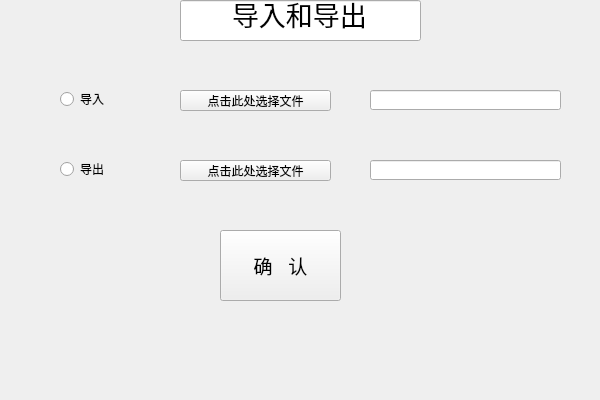
<?xml version="1.0" encoding="UTF-8"?>
<ui version="4.0">
 <class>outinput</class>
 <widget class="QWidget" name="outinput">
  <property name="geometry">
   <rect>
    <x>0</x>
    <y>0</y>
    <width>600</width>
    <height>400</height>
   </rect>
  </property>
  <property name="windowTitle">
   <string>Form</string>
  </property>
  <widget class="QLineEdit" name="lineEdit">
   <property name="geometry">
    <rect>
     <x>180</x>
     <y>0</y>
     <width>241</width>
     <height>41</height>
    </rect>
   </property>
   <property name="font">
    <font>
     <pointsize>20</pointsize>
    </font>
   </property>
   <property name="text">
    <string>导入和导出</string>
   </property>
   <property name="alignment">
    <set>Qt::AlignCenter</set>
   </property>
   <property name="readOnly">
    <bool>true</bool>
   </property>
  </widget>
  <widget class="QRadioButton" name="input">
   <property name="geometry">
    <rect>
     <x>60</x>
     <y>90</y>
     <width>73</width>
     <height>18</height>
    </rect>
   </property>
   <property name="text">
    <string>导入</string>
   </property>
  </widget>
  <widget class="QRadioButton" name="output">
   <property name="geometry">
    <rect>
     <x>60</x>
     <y>160</y>
     <width>73</width>
     <height>18</height>
    </rect>
   </property>
   <property name="text">
    <string>导出</string>
   </property>
  </widget>
  <widget class="QPushButton" name="infile">
   <property name="geometry">
    <rect>
     <x>180</x>
     <y>90</y>
     <width>151</width>
     <height>21</height>
    </rect>
   </property>
   <property name="text">
    <string>点击此处选择文件</string>
   </property>
  </widget>
  <widget class="QPushButton" name="outfile">
   <property name="geometry">
    <rect>
     <x>180</x>
     <y>160</y>
     <width>151</width>
     <height>21</height>
    </rect>
   </property>
   <property name="text">
    <string>点击此处选择文件</string>
   </property>
  </widget>
  <widget class="QLineEdit" name="innname">
   <property name="geometry">
    <rect>
     <x>370</x>
     <y>90</y>
     <width>191</width>
     <height>20</height>
    </rect>
   </property>
   <property name="readOnly">
    <bool>true</bool>
   </property>
  </widget>
  <widget class="QLineEdit" name="outname">
   <property name="geometry">
    <rect>
     <x>370</x>
     <y>160</y>
     <width>191</width>
     <height>20</height>
    </rect>
   </property>
   <property name="readOnly">
    <bool>true</bool>
   </property>
  </widget>
  <widget class="QPushButton" name="pushButton">
   <property name="geometry">
    <rect>
     <x>220</x>
     <y>230</y>
     <width>121</width>
     <height>71</height>
    </rect>
   </property>
   <property name="font">
    <font>
     <pointsize>14</pointsize>
    </font>
   </property>
   <property name="text">
    <string>确   认</string>
   </property>
  </widget>
 </widget>
 <resources/>
 <connections/>
</ui>
